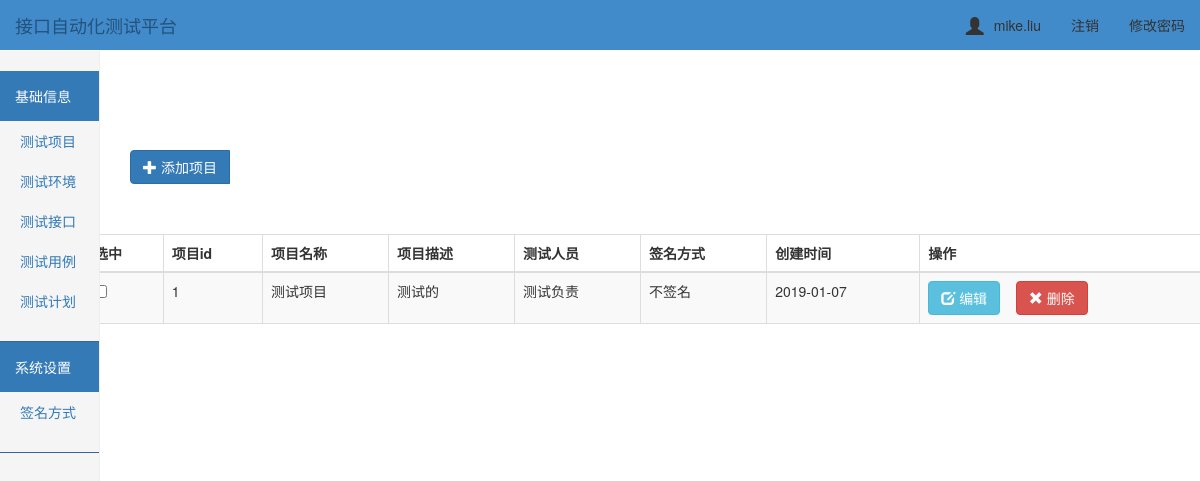
Page /project/ (signed in) on the earlier database version.
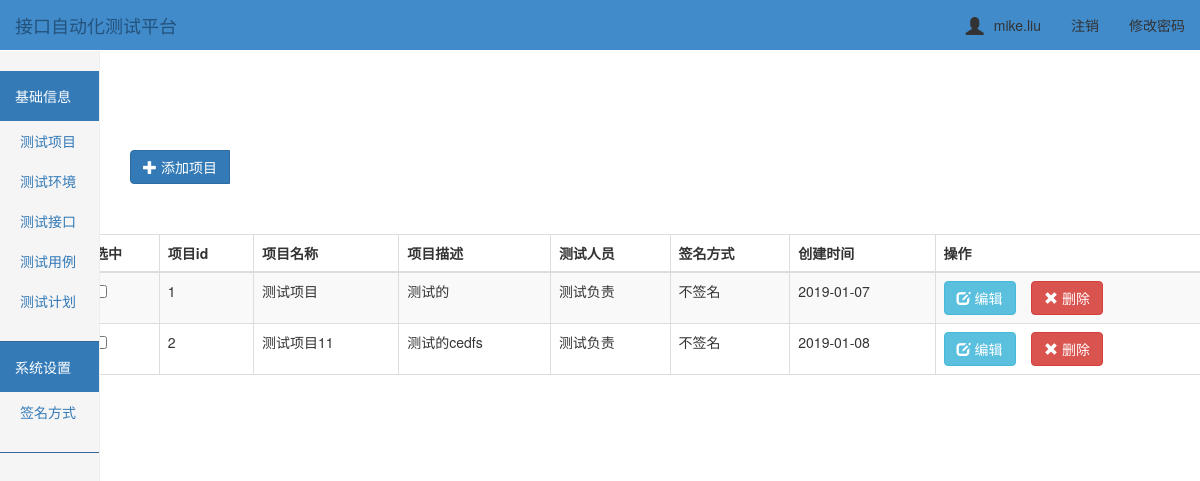
Same page on the later database version.
### ApiTest/models.py (models this page shows, shortened)
class Project(models.Model):
    prj_id = models.AutoField(primary_key=True, null=False)
    prj_name = models.CharField('项目名称', max_length=64)  # 项目名称
    prj_desc = models.CharField('项目描述', max_length=256)  # 项目描述
    testers = models.CharField('测试负责人', max_length=256)  # 项目负责人
    sign = models.ForeignKey('Sign', on_delete=models.CASCADE)  # 签名信息
    create_time = models.DateTimeField('创建时间', auto_now=True)  # 创建时间
    class Meta:
        verbose_name = '项目管理'
        verbose_name_plural = '项目管理'

class Sign(models.Model):
    sign_id = models.AutoField(primary_key=True, null=False)
    sign_name = models.CharField(max_length=64)
    description = models.CharField(max_length=128)
    def __str__(self):
        return self.sign_name

### ApiTest/views.py (the view)
# urls.py: url(r'^project/$', views.project),
@login_required
def project(request):
    project_list = Project.objects.filter().all()
    sign_list = Sign.objects.filter().all()
    return render(request, "project/index.html", {"project_list": project_list, "sign_list": sign_list})

### templates/project/index.html (shortened to what this page needs)
{% extends "../base.html" %}
{% block add %}
<div class="btn-toolbar" role="toolbar">
  <div class="btn-group" style="padding-top: 100px; left: 100px">
    <button type="button" class="btn btn-primary " data-toggle="modal" data-target="#addmyModal">
        <span class="glyphicon glyphicon-plus" aria-hidden="true"></span> 添加项目
    </button>
  </div>
</div>
<div class="container">
        <div class="row">
            <div class="col-md-12">
                <table class="table table-striped table-bordered">
                    <thead>
                        <tr>
                            <th>选中</th>
                            <th>项目id</th>
                            <th>项目名称</th>
                            <th>项目描述</th>
                            <th>测试人员</th>
                            <th>签名方式</th>
                            <th>创建时间</th>
                            <th>操作</th>
                        </tr>
                    </thead>
                    <tbody>
                        {% for project_obj in project_list %}
                            <tr>
                                <td id="che1"><input type="checkbox"/></td>
                                <td>{{project_obj.prj_id}}</td>
                                <td>{{ project_obj.prj_name }}</td>
                                <td>{{ project_obj.prj_desc }}</td>
                                <td>{{ project_obj.testers }}</td>
                                <td>{{ project_obj.sign }}</td>
                                <td>{{ project_obj.create_time|date:'Y-m-d' }}</td>
                                <td>
                                    <a href="/project/{{project_obj.prj_id}}/edit"> <button type="button" class="btn btn-info" data-toggle="modal" data-target="#editmyModal">
                                        <span class="glyphicon glyphicon-edit" aria-hidden="true"></span> 编辑</button></a>
                                        <button class="btn btn-danger btn_delete">
                                        <span class="glyphicon glyphicon-remove" aria-hidden="true"></span> 删除</button>
                                </td>
                            </tr>
                        {% endfor %}
                    </tbody>
                </table>
            </div>
        </div>
    </div>
{% endblock %}

Differences in the rows shown:
added Project: prj_id "2", prj_name "测试项目11", prj_desc "测试的cedfs", testers "测试负责", sign "不签名", create_time "2019-01-08"
